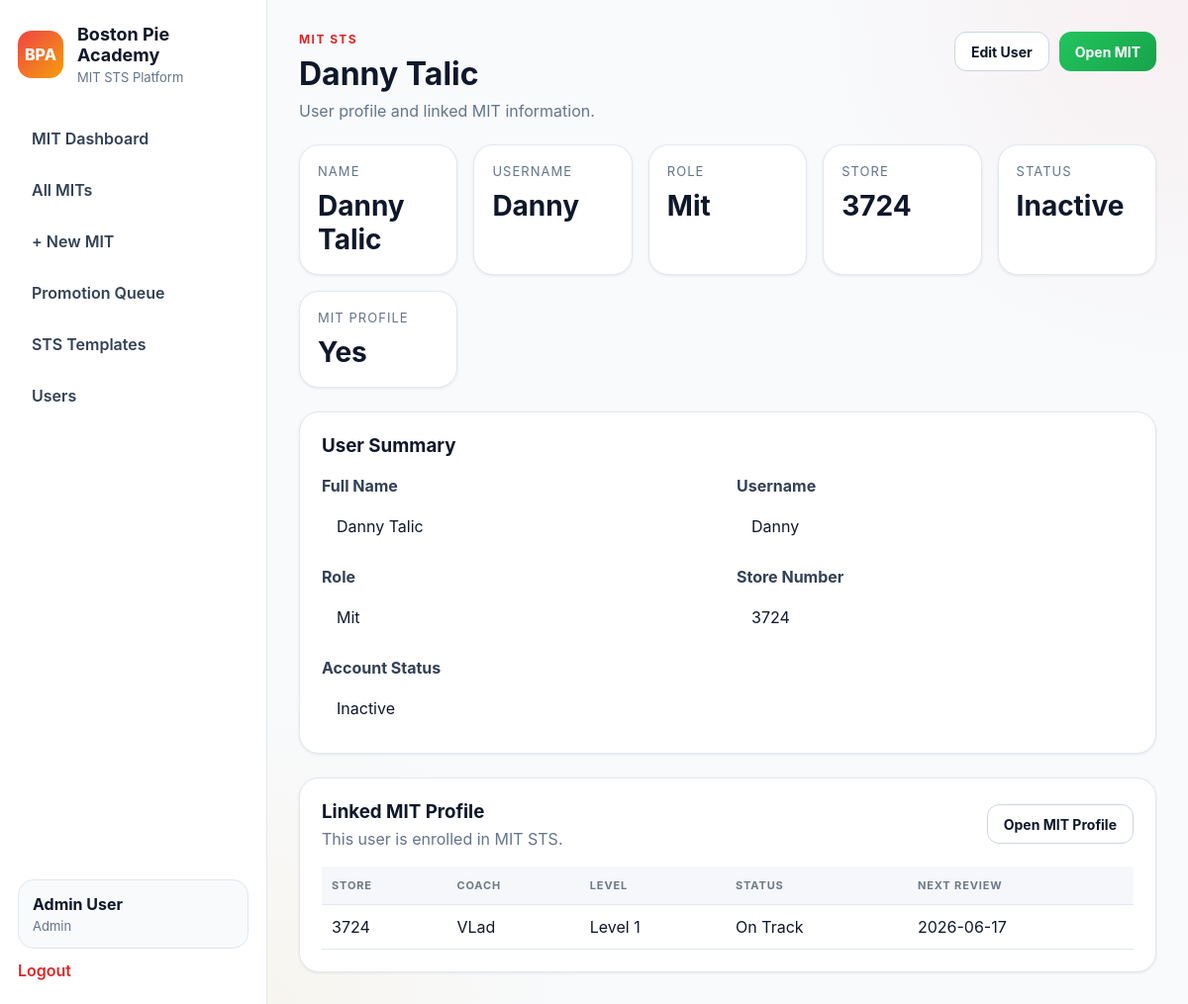
Page /mit-sts/users/3 (signed in) on the committed database.
### app/models.py (models this page shows, shortened)
class User(UserMixin, db.Model):
    __tablename__ = "users"
    id = db.Column(db.Integer, primary_key=True)
    name = db.Column(db.String(120), nullable=False)
    username = db.Column(db.String(80), unique=True, nullable=False)
    password_hash = db.Column(db.String(255), nullable=False)
    role = db.Column(db.String(50), nullable=False, default="tm")
    store_number = db.Column(db.String(20), nullable=True)
    is_active_user = db.Column(db.Boolean, default=True)
    created_at = db.Column(db.DateTime, default=datetime.utcnow)
    progress_records = db.relationship(
        "LessonProgress",
        backref="user",
        cascade="all, delete-orphan",
        lazy=True
    )
    assignments = db.relationship(
        "TrackAssignment",
        foreign_keys="TrackAssignment.user_id",
        backref="user",
        cascade="all, delete-orphan",
        lazy=True
    )
    assigned_tracks_created = db.relationship(
        "TrackAssignment",
        foreign_keys="TrackAssignment.assigned_by_user_id",
        backref="assigned_by_user",
        lazy=True
    )
    quiz_attempts = db.relationship(
        "QuizAttempt",
        backref="user",
        cascade="all, delete-orphan",
        lazy=True
    )
    mit_profiles = db.relationship(
        "MITProfile",
        foreign_keys="MITProfile.user_id",
        backref="mit_user",
        lazy=True
    )
    coached_mits = db.relationship(
        "MITProfile",
        foreign_keys="MITProfile.coach_user_id",
        backref="coach_user",
        lazy=True
    )
    verified_mit_items = db.relationship(
        "MITLevelProgress",
        foreign_keys="MITLevelProgress.verified_by_user_id",
        backref="verified_by_user",
        lazy=True
    )
    mit_reviews_written = db.relationship(
        "MITReview",
        foreign_keys="MITReview.reviewer_user_id",
        backref="reviewer_user",
        lazy=True
    )
    mit_promotions_approved = db.relationship(
        "MITPromotion",
        foreign_keys="MITPromotion.approved_by_user_id",
        backref="approved_by_user",
        lazy=True
    )
    mit_action_items_owned = db.relationship(
        "MITActionPlanItem",
        foreign_keys="MITActionPlanItem.owner_user_id",
        backref="owner_user",
        lazy=True
    )
    mit_tasks_assigned = db.relationship(
        "MITTask",
        foreign_keys="MITTask.assigned_by_user_id",
        backref="assigned_by_user",
        lazy=True
    )
    @property
    def is_active(self):
        return self.is_active_user

class MITProfile(db.Model):
    __tablename__ = "mit_profiles"
    id = db.Column(db.Integer, primary_key=True)
    user_id = db.Column(db.Integer, db.ForeignKey("users.id"), nullable=False)
    store_number = db.Column(db.String(20), nullable=True)
    coach_user_id = db.Column(db.Integer, db.ForeignKey("users.id"), nullable=True)
    current_level = db.Column(db.Integer, nullable=False, default=1)
    target_level = db.Column(db.String(20), nullable=False, default="2")
    start_date = db.Column(db.Date, nullable=True)
    sts_status = db.Column(db.String(20), nullable=False, default="on_track")
    last_review_date = db.Column(db.Date, nullable=True)
    next_review_date = db.Column(db.Date, nullable=True)
    notes = db.Column(db.Text, nullable=True)
    created_at = db.Column(db.DateTime, default=datetime.utcnow)
    updated_at = db.Column(db.DateTime, default=datetime.utcnow, onupdate=datetime.utcnow)
    progress_items = db.relationship(
        "MITLevelProgress",
        backref="mit_profile",
        cascade="all, delete-orphan",
        lazy=True
    )
    reviews = db.relationship(
        "MITReview",
        backref="mit_profile",
        cascade="all, delete-orphan",
        lazy=True,
        order_by="MITReview.review_date.desc()"
    )
    action_plans = db.relationship(
        "MITActionPlan",
        backref="mit_profile",
        cascade="all, delete-orphan",
        lazy=True
    )
    promotions = db.relationship(
        "MITPromotion",
        backref="mit_profile",
        cascade="all, delete-orphan",
        lazy=True,
        order_by="MITPromotion.effective_date.desc()"
    )
    tasks = db.relationship(
        "MITTask",
        backref="mit_profile",
        cascade="all, delete-orphan",
        lazy=True,
        order_by="MITTask.created_at.desc()"
    )

### app/mit_sts/routes.py (the view)
@mit_sts_bp.route("/users/<int:user_id>")
@login_required
def view_user(user_id):
    if not is_coach():
        return redirect(url_for("mit_sts.dashboard"))
    user_item = User.query.get_or_404(user_id)
    mit_profile = user_item.mit_profiles[0] if user_item.mit_profiles else None
    return render_template(
        "mit_sts/user_detail.html",
        user_item=user_item,
        mit_profile=mit_profile,
        user=current_user,
    )

### app/mit_sts/routes.py (called while the page is built)
def is_coach():
    return current_user.is_authenticated and current_user.role in ["coach", "admin", "training_director"]

### app/models.py (called while the page is built)
@login_manager.user_loader
def load_user(user_id):
    return User.query.get(int(user_id))

### app/templates/mit_sts/user_detail.html (shortened to what this page needs)
{% extends "base.html" %}
{% block content %}
<div class="page-header">
    <div>
        <p class="eyebrow">MIT STS</p>
        <h2>{{ user_item.name }}</h2>
        <p class="subtle">User profile and linked MIT information.</p>
    </div>
    <div style="display:flex; gap:10px; flex-wrap:wrap;">
        <a href="{{ url_for('mit_sts.edit_user', user_id=user_item.id) }}" class="btn btn-secondary">Edit User</a>
        {% if mit_profile %}
        <a href="{{ url_for('mit_sts.view_mit', mit_id=mit_profile.id) }}" class="btn btn-primary">Open MIT</a>
        {% elif user_item.role == "mit" %}
        <a href="{{ url_for('mit_sts.new_mit') }}" class="btn btn-primary">Create MIT</a>
        {% endif %}
    </div>
</div>
<div class="stats-grid">
    <div class="card stat-card">
        <p class="stat-label">Name</p>
        <h3 class="stat-value">{{ user_item.name }}</h3>
    </div>
    <div class="card stat-card">
        <p class="stat-label">Username</p>
        <h3 class="stat-value">{{ user_item.username }}</h3>
    </div>
    <div class="card stat-card">
        <p class="stat-label">Role</p>
        <h3 class="stat-value">{{ user_item.role.replace('_', ' ').title() }}</h3>
    </div>
    <div class="card stat-card">
        <p class="stat-label">Store</p>
        <h3 class="stat-value">{{ user_item.store_number or "-" }}</h3>
    </div>
    <div class="card stat-card">
        <p class="stat-label">Status</p>
        <h3 class="stat-value">{{ "Active" if user_item.is_active_user else "Inactive" }}</h3>
    </div>
    <div class="card stat-card">
        <p class="stat-label">MIT Profile</p>
        <h3 class="stat-value">{{ "Yes" if mit_profile else "No" }}</h3>
    </div>
</div>
<div class="card" style="margin-top: 24px;">
    <h3 style="margin-top:0;">User Summary</h3>
    <div class="form-grid">
        <div class="form-group">
            <label>Full Name</label>
            <div class="readonly-field">{{ user_item.name }}</div>
        </div>
        <div class="form-group">
            <label>Username</label>
            <div class="readonly-field">{{ user_item.username }}</div>
        </div>
        <div class="form-group">
            <label>Role</label>
            <div class="readonly-field">{{ user_item.role.replace('_', ' ').title() }}</div>
        </div>
        <div class="form-group">
            <label>Store Number</label>
            <div class="readonly-field">{{ user_item.store_number or "-" }}</div>
        </div>
        <div class="form-group form-group-full">
            <label>Account Status</label>
            <div class="readonly-field">{{ "Active" if user_item.is_active_user else "Inactive" }}</div>
        </div>
    </div>
</div>
{% if mit_profile %}
<div class="card" style="margin-top: 24px;">
    <div style="display:flex; justify-content:space-between; align-items:center; gap:12px; flex-wrap:wrap;">
        <div>
            <h3 style="margin:0;">Linked MIT Profile</h3>
            <p class="subtle" style="margin:6px 0 0 0;">This user is enrolled in MIT STS.</p>
        </div>
        <a href="{{ url_for('mit_sts.view_mit', mit_id=mit_profile.id) }}" class="btn btn-secondary">Open MIT Profile</a>
    </div>
    <div class="table-wrap" style="margin-top: 18px;">
        <table class="data-table">
            <thead>
                <tr>
                    <th>Store</th>
                    <th>Coach</th>
                    <th>Level</th>
                    <th>Status</th>
                    <th>Next Review</th>
                </tr>
            </thead>
            <tbody>
                <tr>
                    <td>{{ mit_profile.store_number or "-" }}</td>
                    <td>{{ mit_profile.coach_user.name if mit_profile.coach_user else "-" }}</td>
                    <td>Level {{ mit_profile.current_level or 1 }}</td>
                    <td>{{ mit_profile.sts_status.replace('_', ' ').title() if mit_profile.sts_status else "-" }}</td>
                    <td>{{ mit_profile.next_review_date.strftime('%Y-%m-%d') if mit_profile.next_review_date else "-" }}</td>
                </tr>
            </tbody>
        </table>
    </div>
</div>
{% endif %}
{% endblock %}

### app/templates/base.html (shortened to what this page needs)
<!DOCTYPE html>
<html lang="en">
<head>
    <link rel="stylesheet" href="{{ url_for('static', filename='css/style.css') }}">
</head>
<body>
    <div class="app-shell">
        <aside class="sidebar">
            <div>
                <div class="brand">
                    <div class="brand-mark">BPA</div>
                    <div>
                        <h1>Boston Pie Academy</h1>
                        <p>MIT STS Platform</p>
                    </div>
                </div>
                {% if current_user.is_authenticated %}
                <nav class="nav">
                    {% if current_user.role == 'mit' %}
                        <a href="{{ url_for('mit_sts.my_mit') }}">My MIT STS</a>
                    {% elif current_user.role in ['coach', 'admin', 'training_director'] %}
                        <a href="{{ url_for('mit_sts.dashboard') }}">MIT Dashboard</a>
                        <a href="{{ url_for('mit_sts.list_mits') }}">All MITs</a>
                        <a href="{{ url_for('mit_sts.new_mit') }}">+ New MIT</a>
                        <a href="{{ url_for('mit_sts.promotion_queue') }}">Promotion Queue</a>
                        <a href="{{ url_for('mit_sts.template_library') }}">STS Templates</a>
                        <a href="{{ url_for('mit_sts.list_users') }}">Users</a>
                    {% endif %}
                </nav>
                {% endif %}
            </div>
            {% if current_user.is_authenticated %}
            <div class="sidebar-footer">
                <div class="user-chip">
                    <strong>{{ current_user.name }}</strong>
                    <span>{{ current_user.role.replace('_', ' ').title() }}</span>
                </div>
                <a class="logout-link" href="{{ url_for('auth.logout') }}">Logout</a>
            </div>
            {% endif %}
        </aside>
        <main class="main-content">
            {% block content %}{% endblock %}
        </main>
    </div>
</body>
</html>

### app/static/css/style.css (style rules this page uses)
* { box-sizing: border-box; }
body { margin: 0; font-family: Inter, Arial, sans-serif; background: #f8fafc; color: #0f172a; }
a { text-decoration: none; color: inherit; }
.app-shell { display: flex; min-height: 100vh; }
.sidebar { width: 270px; background: #ffffff; border-right: 1px solid #e2e8f0; padding: 24px 18px; display: flex; flex-direction: column; justify-content: space-between; }
.brand { display: flex; gap: 14px; align-items: center; margin-bottom: 32px; }
.brand-mark { width: 48px; height: 48px; border-radius: 14px; background: linear-gradient(135deg, #ef4444, #f59e0b); display: flex; align-items: center; justify-content: center; font-weight: 800; color: white; }
.brand h1 { margin: 0; font-size: 18px; color: #0f172a; }
.brand p { margin: 4px 0 0; color: #64748b; font-size: 13px; }
.nav { display: flex; flex-direction: column; gap: 8px; }
.nav a { color: #334155; padding: 12px 14px; border-radius: 12px; transition: 0.2s ease; font-weight: 600; }
.sidebar-footer { margin-top: 32px; }
.user-chip { background: #f8fafc; border: 1px solid #e2e8f0; border-radius: 16px; padding: 14px; display: flex; flex-direction: column; gap: 4px; }
.user-chip strong { color: #0f172a; }
.user-chip span { color: #64748b; font-size: 13px; }
.logout-link { display: inline-block; margin-top: 12px; color: #dc2626; font-weight: 600; }
.main-content { flex: 1; padding: 32px; background: radial-gradient(circle at top right, rgba(239, 68, 68, 0.06), transparent 28%), radial-gradient(circle at bottom left, rgba(245, 158, 11, 0.05), transparent 24%), #f8fafc; }
.page-header { display: flex; justify-content: space-between; align-items: flex-start; gap: 16px; margin-bottom: 24px; }
.page-header h2 { margin: 0; font-size: 32px; color: #0f172a; }
.eyebrow { margin: 0 0 8px; color: #dc2626; font-size: 12px; font-weight: 700; letter-spacing: 0.12em; text-transform: uppercase; }
.subtle { margin: 8px 0 0; color: #64748b; }
.card { background: #ffffff; border: 1px solid #e2e8f0; border-radius: 20px; padding: 22px; box-shadow: 0 1px 3px rgba(15, 23, 42, 0.08); transition: transform 0.18s ease, box-shadow 0.18s ease; }
.stats-grid { display: grid; grid-template-columns: repeat(auto-fit, minmax(160px, 1fr)); gap: 16px; margin-bottom: 24px; }
.stat-card { padding: 18px; }
.stat-card h3, .stat-value { margin: 10px 0 0; font-size: 28px; color: #0f172a; font-weight: 700; }
.stat-label { margin: 0 0 8px 0; color: #64748b; font-size: 13px; text-transform: uppercase; letter-spacing: 0.08em; }
.btn { border: none; border-radius: 12px; padding: 10px 16px; cursor: pointer; font-weight: 700; font-size: 14px; display: inline-flex; align-items: center; justify-content: center; gap: 8px; min-height: 40px; transition: all 0.2s ease; }
.btn-primary { background: linear-gradient(135deg, #22c55e, #16a34a); color: white; }
.btn-secondary { background: #ffffff; color: #0f172a; border: 1px solid #cbd5e1; }
.table-wrap, .table-wrapper { overflow-x: auto; }
.data-table { width: 100%; border-collapse: collapse; }
.data-table th, .data-table td { padding: 12px 10px; text-align: left; vertical-align: top; border-bottom: 1px solid #e2e8f0; }
.data-table th { font-size: 11px; text-transform: uppercase; letter-spacing: 0.08em; opacity: 0.7; font-weight: 700; background: #f1f5f9; color: #334155; }
.data-table td { color: #0f172a; }
.data-table tbody tr { transition: background 0.15s ease, box-shadow 0.15s ease; }
.form-grid { display: grid; grid-template-columns: repeat(2, minmax(220px, 1fr)); gap: 18px; }
.form-group { display: flex; flex-direction: column; gap: 8px; }
.form-group-full { grid-column: 1 / -1; }
.form-group label { font-weight: 700; color: #334155; }
.readonly-field { min-height: 44px; padding: 12px 14px; border-radius: 10px; border: 1px solid rgba(255, 255, 255, 0.08); background: rgba(255, 255, 255, 0.03); display: flex; align-items: center; }

### rows in the picture
User: name "Admin User", role.replace "Admin"
User: name "Danny Talic", username "Danny", role.replace "Mit", store_number "3724", is_active_user "Inactive"
MITProfile: store_number "3724", current_level "1", sts_status.replace "On Track", next_review_date "2026-06-17"
User: coach_user "VLad"

### other values in the picture
{{ "Yes" if mit_profile else "No" }} "Yes"
